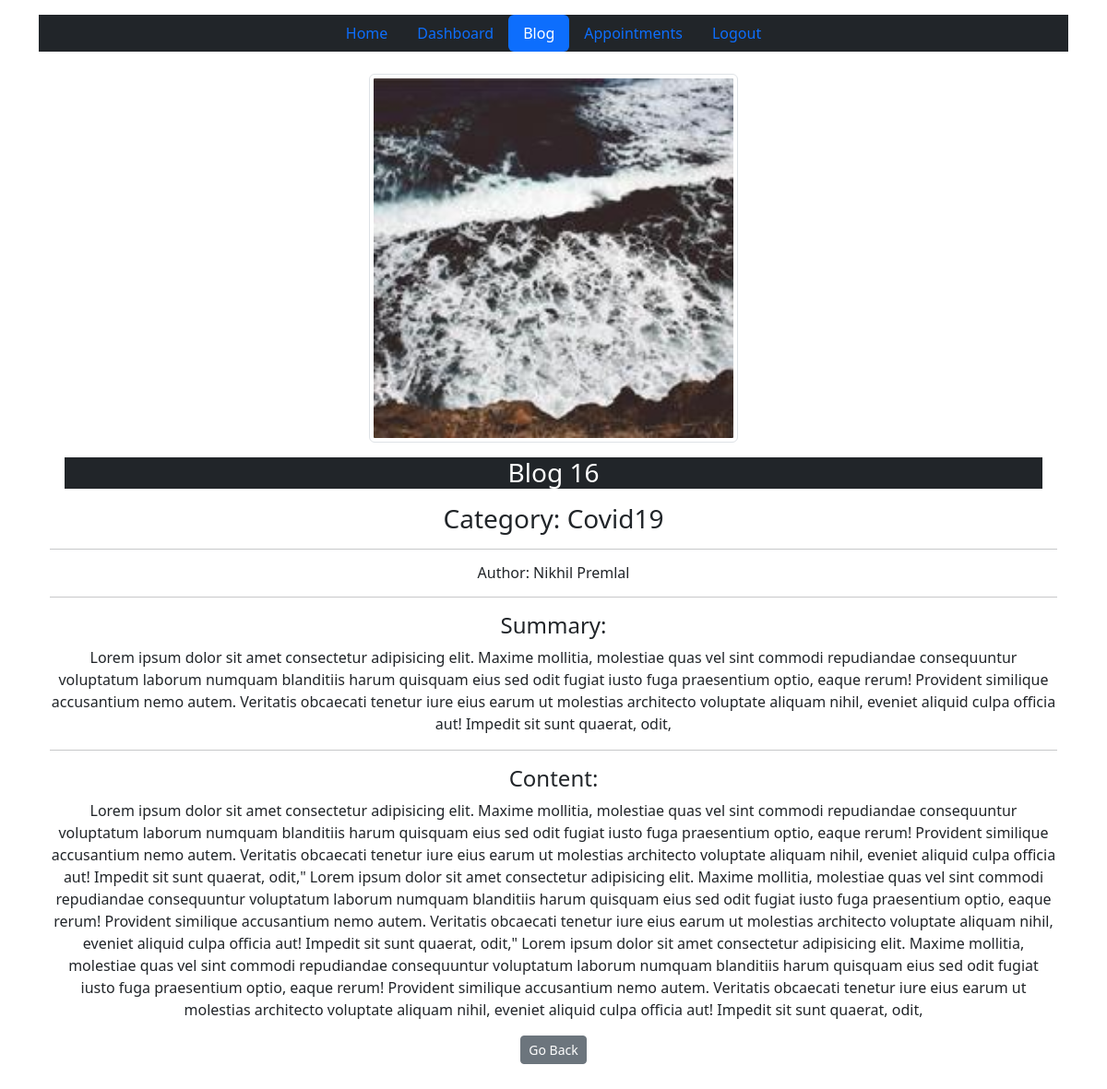
The app's page /blog/single/17/ (signed in) with its own data.
### blog/models.py (models this page shows, shortened)
class Blog(models.Model):
    title = models.CharField(max_length=200)
    category = models.CharField(max_length=100, choices=CATEGORY_CHOICES)
    summary = models.TextField()
    content = models.TextField()
    author = models.ForeignKey(User, on_delete=models.CASCADE)
    is_draft = models.BooleanField(default=False)
    def blog_image_url(self, instance):
        return f"static/blog_images/{self.author.username}/{instance}"
    image = models.ImageField(upload_to=blog_image_url, default="static/blog_images/default.jpg")

### account/models.py (models this page shows, shortened)
class User(AbstractUser):
    user_type = models.CharField(max_length=10, choices=USER_TYPE)
    address = models.ForeignKey(Address, on_delete=models.CASCADE, null=True, blank=True)
    def profile_picture_url(self, instance):
        return f"static/profile_images/{instance}"
    profile_picture = models.ImageField(upload_to=profile_picture_url, null=True, default="static/profile_images/default.png")

### blog/views.py (the view)
# urls.py: path('single/<int:pk>/', BlogDetailView.as_view(), name='blog_detail'),  # single blog
@method_decorator(login_required, name='dispatch')
class BlogDetailView(View):
    model = Blog
    template_name = 'blog/blog_detail.html'
    context = {
        'active_nav': 'blog',
    }
    def get(self, request, pk):
        blog = Blog.objects.get(pk=pk)
        if blog.is_draft and request.user != blog.author:
            messages.error(request, "You don't have access to this blog")
            return redirect('blog_list')
        self.context['blog'] = blog
        self.context['title'] = blog.title
        return render(request, self.template_name, self.context)

### blog/templates/blog/blog_detail.html (shortened to what this page needs)
{% extends "account/layout.html" %}
{% block content %}
<div class="content mb-5">
    <div class="container">
        <img src="{{blog.image.url}}" class="img-thumbnail" width="400px" alt="...">
        <h3 class="text-center bg-dark text-white m-3">{{blog.title}}</h3>
        <h3>Category: {{blog.category}}</h3>
        <hr>
        <h6>Author: {{ blog.author.first_name }} {{ blog.author.last_name }}</h6>
        <hr>
        <h4 class="text-left">Summary:</h4>
        <p class="text-left">{{blog.summary}}</p>
        <hr>
        <h4 class="text-left">Content:</h4>
        <p class="text-left">{{blog.content}}</p>
    </div>
    <button onclick="history.back();" class="btn btn-secondary btn-sm">Go Back</button>
</div>
{% endblock content %}

### records on screen
Blog: image (picture), title "Blog 16", category "Covid19", author.first_name "Nikhil", author.last_name "Premlal", summary "Lorem ipsum dolor sit amet consectetur adipisicing elit. Maxime mollitia, molestiae quas vel sint commodi repudiandae consequuntur voluptatum laborum numquam blanditiis harum quisquam eius sed odit fugiat iusto fuga praesentium optio, eaque rerum! Provident similique accusantium nemo autem. Veritatis obcaecati tenetur iure eius earum ut molestias architecto voluptate aliquam nihil, eveniet aliquid culpa officia aut! Impedit sit sunt quaerat, odit,", content "Lorem ipsum dolor sit amet consectetur adipisicing elit. Maxime mollitia, molestiae quas vel sint commodi repudiandae consequuntur voluptatum laborum numquam blanditiis harum quisquam eius sed odit fugiat iusto fuga praesentium optio, eaque rerum! Provident similique accusantium nemo autem. Veritatis obcaecati tenetur iure eius earum ut molestias architecto voluptate aliquam nihil, eveniet aliquid culpa officia aut! Impedit sit sunt quaerat, odit,\" Lorem ipsum dolor sit amet consectetur adipisicing elit. Maxime mollitia, molestiae quas vel sint commodi repudiandae consequuntur voluptatum laborum numquam blanditiis harum quisquam eius sed odit fugiat iusto fuga praesentium optio, eaque…"
